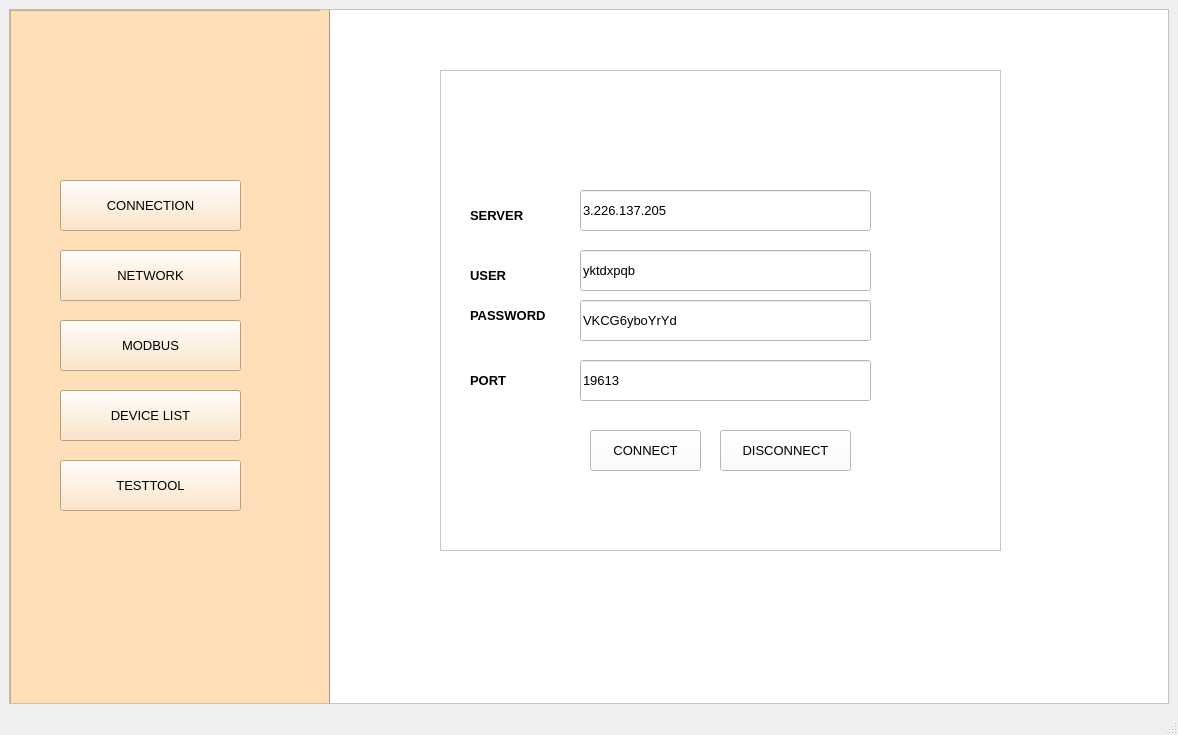
<?xml version="1.0" encoding="UTF-8"?>
<ui version="4.0">
 <class>TesttoolLogin_frame</class>
 <widget class="QMainWindow" name="TesttoolLogin_frame">
  <property name="geometry">
   <rect>
    <x>0</x>
    <y>0</y>
    <width>1178</width>
    <height>735</height>
   </rect>
  </property>
  <property name="windowTitle">
   <string>TEST TOOL</string>
  </property>
  <widget class="QWidget" name="centralwidget">
   <layout class="QVBoxLayout" name="verticalLayout">
    <item>
     <widget class="QScrollArea" name="scrollArea">
      <property name="styleSheet">
       <string notr="true">background-color:rgb(255, 248, 254)
</string>
      </property>
      <property name="widgetResizable">
       <bool>true</bool>
      </property>
      <widget class="QWidget" name="scrollAreaWidgetContents">
       <property name="geometry">
        <rect>
         <x>0</x>
         <y>0</y>
         <width>1154</width>
         <height>660</height>
        </rect>
       </property>
       <widget class="QFrame" name="list">
        <property name="geometry">
         <rect>
          <x>0</x>
          <y>0</y>
          <width>321</width>
          <height>761</height>
         </rect>
        </property>
        <property name="styleSheet">
         <string notr="true">background-color:rgb(255, 223, 183)</string>
        </property>
        <property name="frameShape">
         <enum>QFrame::StyledPanel</enum>
        </property>
        <property name="frameShadow">
         <enum>QFrame::Raised</enum>
        </property>
        <widget class="QPushButton" name="connection">
         <property name="geometry">
          <rect>
           <x>50</x>
           <y>170</y>
           <width>181</width>
           <height>51</height>
          </rect>
         </property>
         <property name="font">
          <font>
           <pointsize>10</pointsize>
          </font>
         </property>
         <property name="text">
          <string>CONNECTION</string>
         </property>
        </widget>
        <widget class="QPushButton" name="network">
         <property name="geometry">
          <rect>
           <x>50</x>
           <y>240</y>
           <width>181</width>
           <height>51</height>
          </rect>
         </property>
         <property name="font">
          <font>
           <family>Segoe UI</family>
           <pointsize>10</pointsize>
          </font>
         </property>
         <property name="text">
          <string>NETWORK</string>
         </property>
        </widget>
        <widget class="QPushButton" name="modbus">
         <property name="geometry">
          <rect>
           <x>50</x>
           <y>310</y>
           <width>181</width>
           <height>51</height>
          </rect>
         </property>
         <property name="font">
          <font>
           <pointsize>10</pointsize>
          </font>
         </property>
         <property name="text">
          <string>MODBUS</string>
         </property>
        </widget>
        <widget class="QPushButton" name="devicelist">
         <property name="geometry">
          <rect>
           <x>50</x>
           <y>380</y>
           <width>181</width>
           <height>51</height>
          </rect>
         </property>
         <property name="font">
          <font>
           <pointsize>10</pointsize>
          </font>
         </property>
         <property name="text">
          <string>DEVICE LIST</string>
         </property>
        </widget>
        <widget class="QPushButton" name="testtool">
         <property name="geometry">
          <rect>
           <x>50</x>
           <y>450</y>
           <width>181</width>
           <height>51</height>
          </rect>
         </property>
         <property name="font">
          <font>
           <pointsize>10</pointsize>
          </font>
         </property>
         <property name="text">
          <string>TESTTOOL</string>
         </property>
        </widget>
        <widget class="Line" name="line">
         <property name="geometry">
          <rect>
           <x>310</x>
           <y>0</y>
           <width>20</width>
           <height>761</height>
          </rect>
         </property>
         <property name="font">
          <font>
           <weight>50</weight>
           <bold>false</bold>
          </font>
         </property>
         <property name="orientation">
          <enum>Qt::Vertical</enum>
         </property>
        </widget>
        <zorder>connection</zorder>
        <zorder>modbus</zorder>
        <zorder>devicelist</zorder>
        <zorder>testtool</zorder>
        <zorder>line</zorder>
        <zorder>network</zorder>
       </widget>
       <widget class="QFrame" name="testtool_workspace">
        <property name="geometry">
         <rect>
          <x>320</x>
          <y>0</y>
          <width>1001</width>
          <height>761</height>
         </rect>
        </property>
        <property name="styleSheet">
         <string notr="true">background-color:rgb(255, 255, 255)</string>
        </property>
        <widget class="QFrame" name="frame_7">
         <property name="geometry">
          <rect>
           <x>110</x>
           <y>60</y>
           <width>561</width>
           <height>481</height>
          </rect>
         </property>
         <property name="styleSheet">
          <string notr="true">background-color:rgb(255, 255, 255)</string>
         </property>
         <property name="frameShape">
          <enum>QFrame::StyledPanel</enum>
         </property>
         <property name="frameShadow">
          <enum>QFrame::Raised</enum>
         </property>
         <widget class="QLabel" name="server_label">
          <property name="geometry">
           <rect>
            <x>30</x>
            <y>130</y>
            <width>81</width>
            <height>31</height>
           </rect>
          </property>
          <property name="font">
           <font>
            <pointsize>10</pointsize>
            <weight>75</weight>
            <bold>true</bold>
           </font>
          </property>
          <property name="text">
           <string>SERVER</string>
          </property>
         </widget>
         <widget class="QLineEdit" name="server">
          <property name="geometry">
           <rect>
            <x>140</x>
            <y>120</y>
            <width>291</width>
            <height>41</height>
           </rect>
          </property>
          <property name="font">
           <font>
            <pointsize>10</pointsize>
           </font>
          </property>
          <property name="text">
           <string>3.226.137.205</string>
          </property>
         </widget>
         <widget class="QLineEdit" name="mqtt_user">
          <property name="geometry">
           <rect>
            <x>140</x>
            <y>180</y>
            <width>291</width>
            <height>41</height>
           </rect>
          </property>
          <property name="font">
           <font>
            <pointsize>10</pointsize>
           </font>
          </property>
          <property name="text">
           <string>yktdxpqb</string>
          </property>
         </widget>
         <widget class="QLabel" name="netmask_label">
          <property name="geometry">
           <rect>
            <x>30</x>
            <y>190</y>
            <width>51</width>
            <height>31</height>
           </rect>
          </property>
          <property name="font">
           <font>
            <pointsize>10</pointsize>
            <weight>75</weight>
            <bold>true</bold>
           </font>
          </property>
          <property name="text">
           <string>USER</string>
          </property>
         </widget>
         <widget class="QLineEdit" name="mqtt_pwd">
          <property name="geometry">
           <rect>
            <x>140</x>
            <y>230</y>
            <width>291</width>
            <height>41</height>
           </rect>
          </property>
          <property name="font">
           <font>
            <pointsize>10</pointsize>
           </font>
          </property>
          <property name="text">
           <string>VKCG6yboYrYd</string>
          </property>
         </widget>
         <widget class="QLabel" name="gateway_label">
          <property name="geometry">
           <rect>
            <x>30</x>
            <y>230</y>
            <width>101</width>
            <height>31</height>
           </rect>
          </property>
          <property name="font">
           <font>
            <pointsize>10</pointsize>
            <weight>75</weight>
            <bold>true</bold>
           </font>
          </property>
          <property name="text">
           <string>PASSWORD</string>
          </property>
         </widget>
         <widget class="QPushButton" name="disconnect">
          <property name="geometry">
           <rect>
            <x>280</x>
            <y>360</y>
            <width>131</width>
            <height>41</height>
           </rect>
          </property>
          <property name="font">
           <font>
            <pointsize>10</pointsize>
           </font>
          </property>
          <property name="text">
           <string>DISCONNECT</string>
          </property>
         </widget>
         <widget class="QPushButton" name="connect">
          <property name="geometry">
           <rect>
            <x>150</x>
            <y>360</y>
            <width>111</width>
            <height>41</height>
           </rect>
          </property>
          <property name="font">
           <font>
            <pointsize>10</pointsize>
           </font>
          </property>
          <property name="text">
           <string>CONNECT</string>
          </property>
         </widget>
         <widget class="QLineEdit" name="mqtt_port">
          <property name="geometry">
           <rect>
            <x>140</x>
            <y>290</y>
            <width>291</width>
            <height>41</height>
           </rect>
          </property>
          <property name="font">
           <font>
            <pointsize>10</pointsize>
           </font>
          </property>
          <property name="text">
           <string>19613</string>
          </property>
         </widget>
         <widget class="QLabel" name="apikey_label_2">
          <property name="geometry">
           <rect>
            <x>30</x>
            <y>300</y>
            <width>81</width>
            <height>21</height>
           </rect>
          </property>
          <property name="font">
           <font>
            <pointsize>10</pointsize>
            <weight>75</weight>
            <bold>true</bold>
           </font>
          </property>
          <property name="text">
           <string>PORT</string>
          </property>
         </widget>
        </widget>
       </widget>
      </widget>
     </widget>
    </item>
   </layout>
  </widget>
  <widget class="QStatusBar" name="statusbar"/>
  <widget class="QMenuBar" name="menubar">
   <property name="geometry">
    <rect>
     <x>0</x>
     <y>0</y>
     <width>1178</width>
     <height>26</height>
    </rect>
   </property>
  </widget>
 </widget>
 <resources/>
 <connections/>
</ui>
